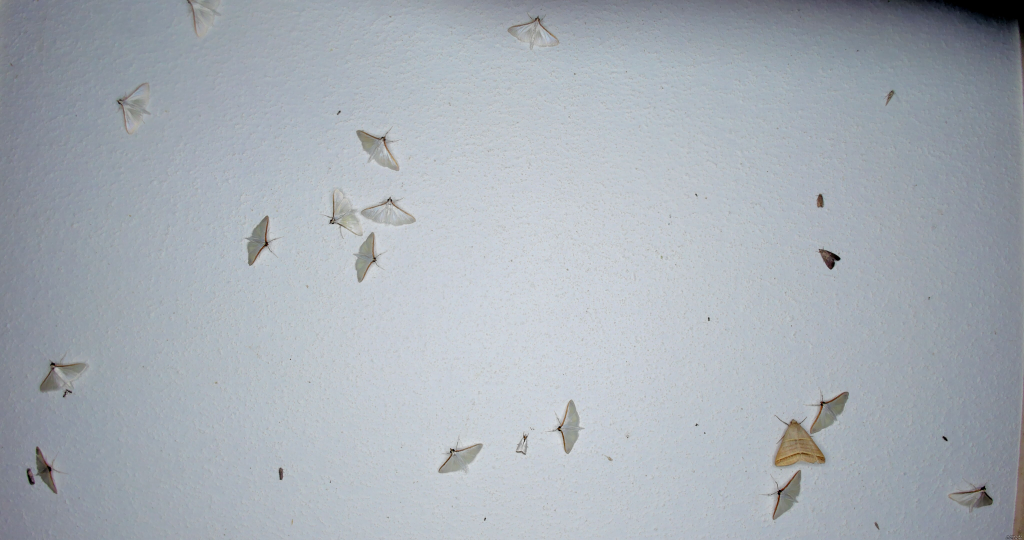
#> input picture examples/images/20250104031250-snapshot.jpg, 4096 x 2160 px (shown at 1/4 size); its folder holds only this picture in this run
$ python -i ringlight.py   (imports and definitions only)
#> lines starting #> are read from the running program, lines starting #| are printed output that depends on the picture; after the words box and inside, x2 and y2 are one past the last pixel; in counts of white or black regions, pixels touching at a corner belong together
#> further down, picture is the input picture: PIL image 4096x2160 RGB; mean R, G, B 166.7, 173.5, 180.9
"""The ring light in LepiSense and AMI-mini photos: found in the photos themselves, night by night.

The ring light (its dark housing and the LED board inside) and the two screws beside it are in every
photo, and the detector keeps boxing them. They move a little whenever a unit is moved or knocked, so
one fixed mask doesn't fit a whole season. With `ring_light: auto` the pipeline:

1. reads 9 photos spread through each night, shrunk to 648 pixels wide;
2. in each, finds the largest dark, round blob, which is the housing. The threshold follows each
   photo's own contrast, so it works on grey, foggy nights too;
3. takes the night's ring as the place most of those photos agree on (stray finds are dropped). A night where it can't be seen uses the
   nearest night that it could;
4. removes only boxes on the ring itself:
       ring light     a big box centred on the housing (it, or most of it, boxed whole)
       light board    any box centred well inside the ring (parts of the LED board)
       screw          a small box on one of the two screws, 1.2 ring radii either side, level with it
   Insects sitting elsewhere on the ring, or anywhere else, are kept.

Each night's ring is written to <deployment>_ring_light.json, and <deployment>_ring_light_preview.jpg
shows the masks on up to 12 nights. Correct the JSON if a night is wrong and run again with
`--set ring_light=<that file>`. `cehbio mask rings --image <photos>` tries it on photos before a run.

These rules were set and checked by eye on UKCEH LepiSense deployments in 2026 (182 of 185 nights
found directly). Look at the preview for your own units.
"""
from __future__ import annotations

import json
from pathlib import Path

import numpy as np

WIDTH = 648                     # photos are shrunk to this width to look for the ring
PHOTOS_PER_NIGHT = 9
SCREW_OFFSET, SCREW_R = 1.2, 0.22         # in ring radii
RING_CENTRE, RING_MIN_SIZE, BOARD, SCREW_MAX_SIZE = 0.35, 0.4, 0.55, 0.45
DRAW_RING = 1.08                # the circle drawn on previews


def find_ring(image) -> tuple[float, float, float] | None:
    """(x, y, radius) of the ring housing in a PIL image, in its own pixels, or None."""
    import cv2
    W = image.width
#> W = 4096
    k = WIDTH / W
#> k = 0.158
    g = np.asarray(image.convert("L").resize((WIDTH, max(1, round(image.height * k)))), dtype=np.float32)
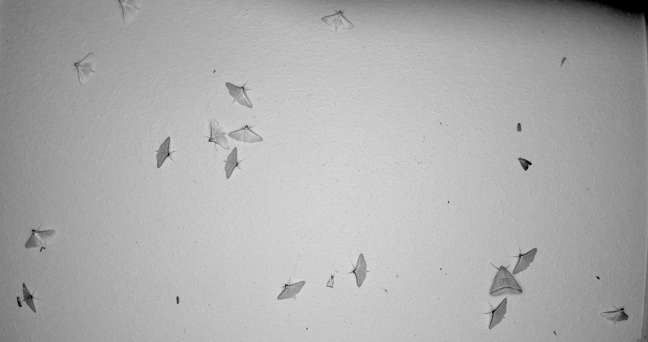
#> g: shape (342, 648) float32; min 0, max 216, mean 172.3
    g = cv2.blur(g, (3, 3))
    bright, dark = np.percentile(g, 60), np.percentile(g, 0.5)
#> bright = 184.6; dark = 57.44
    if bright - dark < 25:                         # no contrast at all: fogged out
        return None
    mask = (g < dark + 0.45 * (bright - dark)).astype(np.uint8)
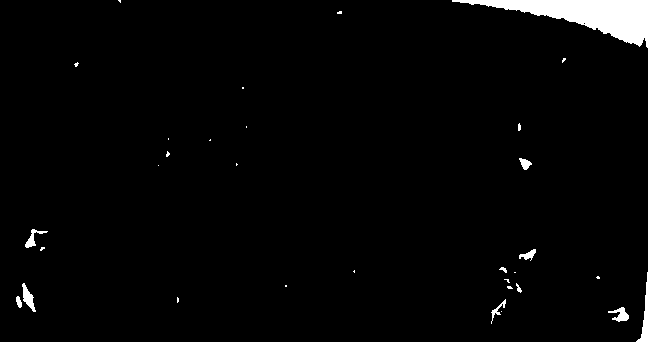
#> mask: shape (342, 648); values 0 (black) and 1 (white), 2.3% white; 32 white regions (20 under 20 px), largest, box (x1, y1, x2, y2) and area: (452, 0, 648, 48) 3896, (636, 272, 648, 342) 266, (22, 283, 36, 312) 181
    mask = cv2.morphologyEx(mask, cv2.MORPH_CLOSE, np.ones((5, 5), np.uint8))
#> mask: shape (342, 648); values 0 (black) and 1 (white), 2.4% white; 28 white regions (17 under 20 px), largest, box (x1, y1, x2, y2) and area: (452, 0, 648, 48) 3940, (636, 272, 648, 342) 266, (16, 283, 36, 312) 257
    n, lab, stats, _ = cv2.connectedComponentsWithStats(mask, connectivity=8)
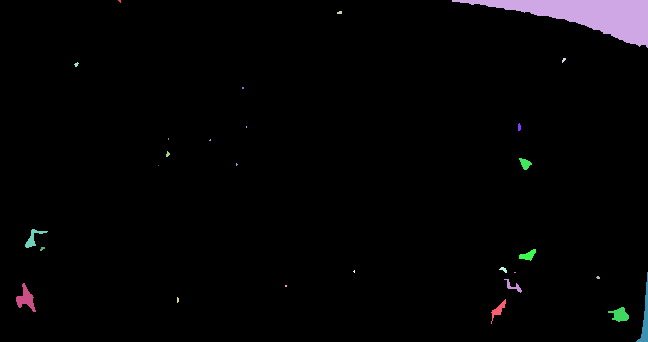
#> lab: shape (342, 648) int32; 29 distinct labels, from 0 to 28; one colour per label, 0 black
#> n = 29; stats = 29 rows, first 6: [0, 0, 648, 342, 216284], [118, 0, 3, 3, 6], [452, 0, 196, 48, 3940], [337, 11, 5, 3, 13], [562, 58, 4, 5, 12], [74, 62, 5, 5, 14]
    best = None
    for i in range(1, n):
        x, y, w, h, area = stats[i]
        if min(h, w) < 40 or max(h, w) > 260 or not (0.75 < w / h < 1.33):
            continue                               # the housing is about 120-160 px across at this size
        if area / (h * w) < 0.25:
            continue
        score = area * (1 - abs(1 - w / h))
        if best is None or score > best[0]:
            best = (score, x + w / 2, y + h / 2, max(h, w) / 2)
#> this loop made 28 passes
#> (x, y, w, h, area) on passes 2, 7, 12, 15, 17, 18, 21, 23, 24, 27, 28: (452, 0, 196, 48, 3940), (518, 123, 3, 8, 20), (519, 158, 13, 12, 89), (25, 229, 23, 19, 138), (519, 249, 17, 12, 109), (499, 267, 8, 6, 25), (636, 272, 12, 70, 266), (504, 279, 18, 14, 74), (16, 283, 20, 29, 257), (491, 299, 15, 25, 115), (608, 307, 21, 15, 181)
    if best is None:
        return None
    _, x, y, r = best
    return x / k, y / k, r / k


# [41 lines left out: functions agree, night_ring, fill, load, not called in this run]


def for_night(rings: dict, night: str) -> dict | None:
    return rings.get(night) or rings.get("*")


# [72 lines left out: functions part, tile, sheet, after_combine, not called in this run]

>>> from PIL import Image
>>> picture = Image.open('../../../../examples/images/20250104031250-snapshot.jpg')
>>> result = find_ring(picture)
